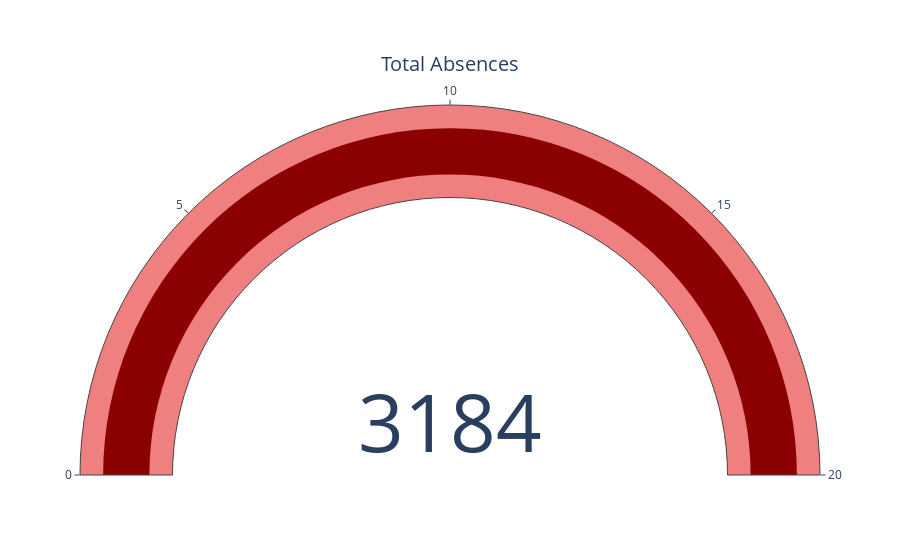

The notebook cell this image was saved under:
### Code cell
# Calculate total absences
total_absences = df['Absences'].sum()

# Display KPI using Plotly
fig = go.Figure(go.Indicator(
    mode="gauge+number",
    value=total_absences,
    title={'text': "Total Absences"},
    gauge={
        'axis': {'range': [0, df['Absences'].max()]},
        'bar': {'color': "darkred"},
        'steps': [
            {'range': [0, total_absences], 'color': "lightcoral"},
            {'range': [total_absences, df['Absences'].max()], 'color': "lightgray"}
        ]
    },
    domain={'x': [0, 1], 'y': [0, 1]}
))

fig.show()

### Figure 1 — Plotly figure (JSON) as saved in the notebook; plotly's stock layout.template omitted (floating-point values rounded to 4 significant figures)
{"data": [{"domain": {"x": [0, 1], "y": [0, 1]}, "gauge": {"axis": {"range": [0, 20]}, "bar": {"color": "darkred"}, "steps": [{"color": "lightcoral", "range": [0, 3184]}, {"color": "lightgray", "range": [3184, 20]}]}, "mode": "gauge+number", "title": {"text": "Total Absences"}, "type": "indicator", "value": 3184}], "layout": {}}
